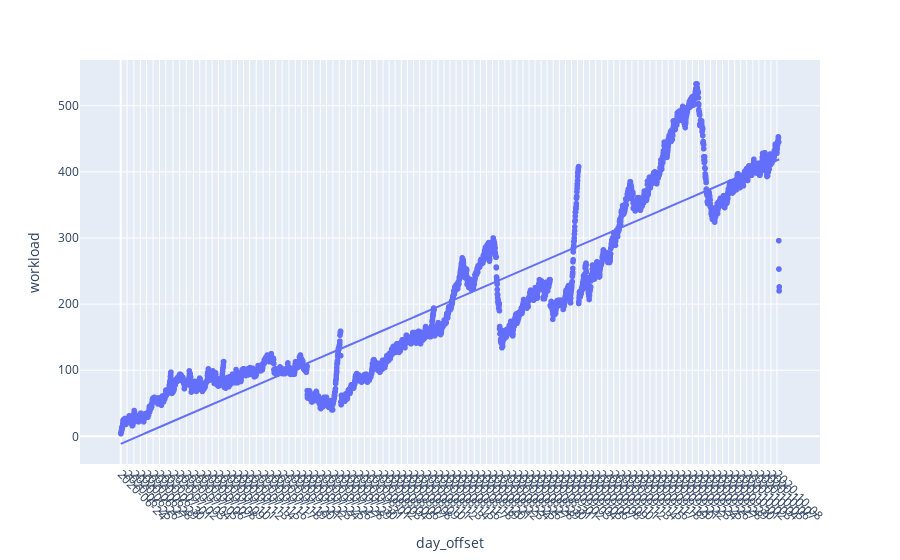

Notebook code for this chart:
### Markdown cell above
### Linear trend within the times series :

Although the workload appears to be time serie attributes, we can see that there is a linear component as well:

### Code cell
import plotly.express as px
from datetime import datetime

df_dl =daily_load.groupby('date').max()

df_dl['day_offset'] = (df_dl.index - df_dl.index[0]).days  #get an int represention of days since the first value


#need to create label list since we have to serialize the dates as ints for px to do the least squares
datelist = pd.date_range(datetime.today(), periods=df_dl.shape[0]).tolist()  #

fig = px.scatter(df_dl,x='day_offset', y='workload',trendline='ols')


fig.update_xaxes(tickangle=45,
                 tickmode = 'array',
                 tickvals = df_dl['day_offset'][0::40],
                 ticktext= [d.strftime('%Y-%m-%d') for d in datelist])

   
fig.show()

### Figure 1 — Plotly figure (JSON) as saved in the notebook; plotly's stock layout.template omitted (floating-point values rounded to 4 significant figures; data arrays with more than 128 entries replaced by an {"elided": "..."} marker saying what was removed)
{"data": [{"hovertemplate": "day_offset=%{x}<br>workload=%{y}<extra></extra>", "legendgroup": "", "marker": {"color": "#636efa", "symbol": "circle"}, "mode": "markers", "name": "", "showlegend": false, "type": "scattergl", "x": {"elided": "4256 int values"}, "xaxis": "x", "y": {"elided": "4256 int values"}, "yaxis": "y"}, {"hovertemplate": "<b>OLS trendline</b><br>workload = 0.0987404 * day_offset + -11.2688<br>R<sup>2</sup>=0.845667<br><br>day_offset=%{x}<br>workload=%{y} <b>(trend)</b><extra></extra>", "legendgroup": "", "marker": {"color": "#636efa", "symbol": "circle"}, "mode": "lines", "name": "", "showlegend": false, "type": "scatter", "x": {"elided": "4256 int values"}, "xaxis": "x", "y": {"elided": "4256 float values"}, "yaxis": "y"}], "layout": {"autosize": true, "legend": {"tracegroupgap": 0}, "margin": {"t": 60}, "xaxis": {"anchor": "y", "autorange": true, "domain": [0, 1], "range": [-255.4, 4613.0], "tickangle": 45, "tickmode": "array", "ticktext": {"elided": "4256 str values"}, "tickvals": [0, 42, 87, 130, 171, 214, 256, 298, 346, 390, 434, 481, 523, 564, 605, 647, 690, 731, 773, 813, 853, 897, 942, 985, 1026, 1068, 1113, 1155, 1195, 1235, 1277, 1321, 1362, 1404, 1446, 1487, 1528, 1569, 1613, 1654, 1695, 1736, 1776, 1816, 1857, 1897, 1938, 1978, 2019, 2059, 2099, 2139, 2179, 2219, 2259, 2299, 2339, 2380, 2420, 2461, 2501, 2542, 2582, 2622, 2662, 2702, 2742, 2782, 2822, 2862, 2902, 2943, 2983, 3023, 3063, 3103, 3143, 3183, 3223, 3263, 3303, 3343, 3383, 3423, 3463, 3503, 3543, 3583, 3623, 3663, 3703, 3743, 3783, 3823, 3863, 3903, 3943, 3983, 4023, 4063, 4103, 4143, 4183, 4223, 4263, 4303, 4343], "title": {"text": "day_offset"}, "type": "linear"}, "yaxis": {"anchor": "x", "autorange": true, "domain": [0, 1], "range": [-41.94, 571.4], "title": {"text": "workload"}, "type": "linear"}}}
